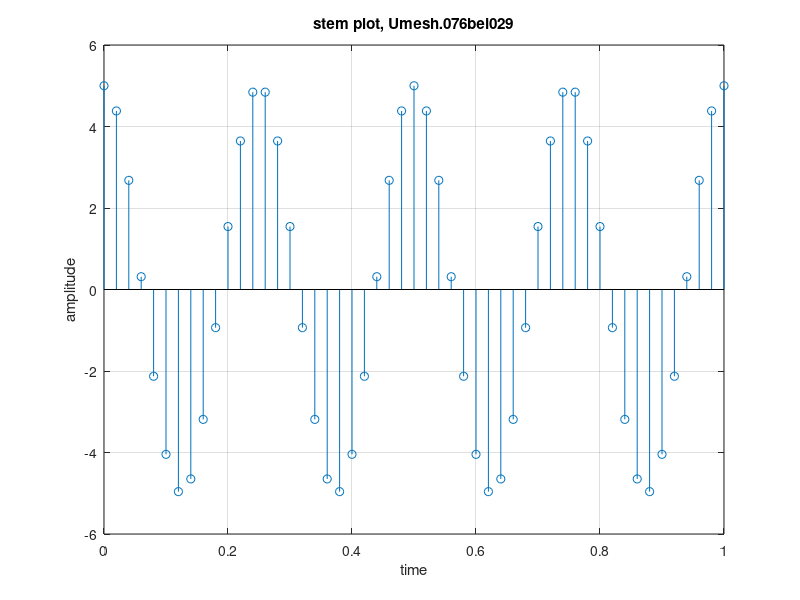

Write the MATLAB code that produced this figure.
clc; close all; clear all;
a=5; f=4;
t=0:0.02:1;
x=a*cos(2*pi*f*t);
stem(t,x);
xlabel('time');
ylabel('amplitude');
title('stem plot, Umesh.076bei029');
grid on;